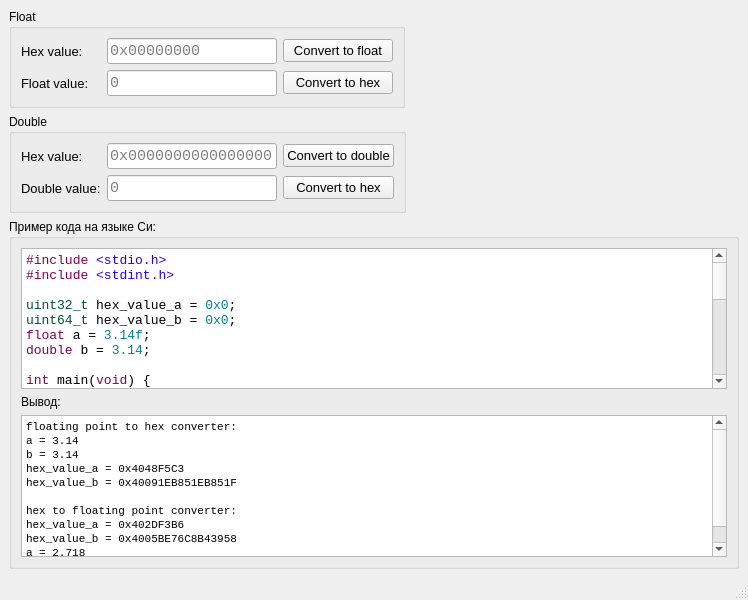
<?xml version="1.0" encoding="UTF-8"?>
<ui version="4.0">
 <class>hex_to_float_double</class>
 <widget class="QMainWindow" name="hex_to_float_double">
  <property name="geometry">
   <rect>
    <x>0</x>
    <y>0</y>
    <width>748</width>
    <height>600</height>
   </rect>
  </property>
  <property name="windowTitle">
   <string>HEX to Float/Double</string>
  </property>
  <property name="windowIcon">
   <iconset resource="images.qrc">
    <normaloff>:/app3.ico</normaloff>:/app3.ico</iconset>
  </property>
  <widget class="QWidget" name="centralwidget">
   <layout class="QVBoxLayout" name="verticalLayout_4">
    <item>
     <layout class="QHBoxLayout" name="horizontalLayout">
      <item>
       <widget class="QGroupBox" name="groupBox">
        <property name="title">
         <string>Float</string>
        </property>
        <layout class="QVBoxLayout" name="verticalLayout_2">
         <item>
          <layout class="QGridLayout" name="gridLayout">
           <item row="0" column="1">
            <widget class="QLineEdit" name="lineEdit_float_hex">
             <property name="sizePolicy">
              <sizepolicy hsizetype="Expanding" vsizetype="Fixed">
               <horstretch>0</horstretch>
               <verstretch>0</verstretch>
              </sizepolicy>
             </property>
             <property name="minimumSize">
              <size>
               <width>170</width>
               <height>0</height>
              </size>
             </property>
             <property name="maximumSize">
              <size>
               <width>500</width>
               <height>16777215</height>
              </size>
             </property>
             <property name="font">
              <font>
               <family>Consolas</family>
               <pointsize>11</pointsize>
              </font>
             </property>
             <property name="placeholderText">
              <string>0x00000000</string>
             </property>
            </widget>
           </item>
           <item row="1" column="1">
            <widget class="QLineEdit" name="lineEdit_float_value">
             <property name="sizePolicy">
              <sizepolicy hsizetype="Expanding" vsizetype="Fixed">
               <horstretch>0</horstretch>
               <verstretch>0</verstretch>
              </sizepolicy>
             </property>
             <property name="minimumSize">
              <size>
               <width>170</width>
               <height>0</height>
              </size>
             </property>
             <property name="maximumSize">
              <size>
               <width>500</width>
               <height>16777215</height>
              </size>
             </property>
             <property name="font">
              <font>
               <family>Consolas</family>
               <pointsize>11</pointsize>
              </font>
             </property>
             <property name="text">
              <string/>
             </property>
             <property name="placeholderText">
              <string>0</string>
             </property>
            </widget>
           </item>
           <item row="1" column="2">
            <widget class="QPushButton" name="pushButton_convert_to_hex_f">
             <property name="sizePolicy">
              <sizepolicy hsizetype="Expanding" vsizetype="Fixed">
               <horstretch>0</horstretch>
               <verstretch>0</verstretch>
              </sizepolicy>
             </property>
             <property name="minimumSize">
              <size>
               <width>110</width>
               <height>0</height>
              </size>
             </property>
             <property name="maximumSize">
              <size>
               <width>500</width>
               <height>16777215</height>
              </size>
             </property>
             <property name="font">
              <font>
               <pointsize>10</pointsize>
              </font>
             </property>
             <property name="text">
              <string>Convert to hex</string>
             </property>
            </widget>
           </item>
           <item row="0" column="0">
            <widget class="QLabel" name="label">
             <property name="sizePolicy">
              <sizepolicy hsizetype="Expanding" vsizetype="Preferred">
               <horstretch>0</horstretch>
               <verstretch>0</verstretch>
              </sizepolicy>
             </property>
             <property name="minimumSize">
              <size>
               <width>80</width>
               <height>0</height>
              </size>
             </property>
             <property name="maximumSize">
              <size>
               <width>100</width>
               <height>16777215</height>
              </size>
             </property>
             <property name="font">
              <font>
               <pointsize>10</pointsize>
              </font>
             </property>
             <property name="text">
              <string>Hex value:</string>
             </property>
            </widget>
           </item>
           <item row="1" column="0">
            <widget class="QLabel" name="label_2">
             <property name="sizePolicy">
              <sizepolicy hsizetype="Expanding" vsizetype="Preferred">
               <horstretch>0</horstretch>
               <verstretch>0</verstretch>
              </sizepolicy>
             </property>
             <property name="minimumSize">
              <size>
               <width>80</width>
               <height>0</height>
              </size>
             </property>
             <property name="maximumSize">
              <size>
               <width>100</width>
               <height>16777215</height>
              </size>
             </property>
             <property name="font">
              <font>
               <pointsize>10</pointsize>
              </font>
             </property>
             <property name="text">
              <string>Float value:</string>
             </property>
            </widget>
           </item>
           <item row="0" column="2">
            <widget class="QPushButton" name="pushButton_convert_to_float">
             <property name="sizePolicy">
              <sizepolicy hsizetype="Expanding" vsizetype="Fixed">
               <horstretch>0</horstretch>
               <verstretch>0</verstretch>
              </sizepolicy>
             </property>
             <property name="minimumSize">
              <size>
               <width>110</width>
               <height>0</height>
              </size>
             </property>
             <property name="maximumSize">
              <size>
               <width>500</width>
               <height>16777215</height>
              </size>
             </property>
             <property name="font">
              <font>
               <pointsize>10</pointsize>
              </font>
             </property>
             <property name="text">
              <string>Convert to float</string>
             </property>
            </widget>
           </item>
          </layout>
         </item>
        </layout>
       </widget>
      </item>
      <item>
       <spacer name="horizontalSpacer">
        <property name="orientation">
         <enum>Qt::Horizontal</enum>
        </property>
        <property name="sizeHint" stdset="0">
         <size>
          <width>40</width>
          <height>20</height>
         </size>
        </property>
       </spacer>
      </item>
     </layout>
    </item>
    <item>
     <layout class="QHBoxLayout" name="horizontalLayout_2">
      <item>
       <widget class="QGroupBox" name="groupBox_2">
        <property name="title">
         <string>Double</string>
        </property>
        <layout class="QVBoxLayout" name="verticalLayout">
         <item>
          <layout class="QGridLayout" name="gridLayout_2">
           <item row="0" column="1">
            <widget class="QLineEdit" name="lineEdit_Double_hex">
             <property name="sizePolicy">
              <sizepolicy hsizetype="Expanding" vsizetype="Fixed">
               <horstretch>0</horstretch>
               <verstretch>0</verstretch>
              </sizepolicy>
             </property>
             <property name="minimumSize">
              <size>
               <width>170</width>
               <height>0</height>
              </size>
             </property>
             <property name="maximumSize">
              <size>
               <width>500</width>
               <height>16777215</height>
              </size>
             </property>
             <property name="font">
              <font>
               <family>Consolas</family>
               <pointsize>11</pointsize>
              </font>
             </property>
             <property name="placeholderText">
              <string>0x0000000000000000</string>
             </property>
            </widget>
           </item>
           <item row="1" column="0">
            <widget class="QLabel" name="label_4">
             <property name="sizePolicy">
              <sizepolicy hsizetype="Expanding" vsizetype="Preferred">
               <horstretch>0</horstretch>
               <verstretch>0</verstretch>
              </sizepolicy>
             </property>
             <property name="minimumSize">
              <size>
               <width>80</width>
               <height>0</height>
              </size>
             </property>
             <property name="maximumSize">
              <size>
               <width>100</width>
               <height>16777215</height>
              </size>
             </property>
             <property name="font">
              <font>
               <pointsize>10</pointsize>
              </font>
             </property>
             <property name="text">
              <string>Double value:</string>
             </property>
            </widget>
           </item>
           <item row="1" column="2">
            <widget class="QPushButton" name="pushButton_Convert_to_hex_d">
             <property name="sizePolicy">
              <sizepolicy hsizetype="Expanding" vsizetype="Fixed">
               <horstretch>0</horstretch>
               <verstretch>0</verstretch>
              </sizepolicy>
             </property>
             <property name="minimumSize">
              <size>
               <width>110</width>
               <height>0</height>
              </size>
             </property>
             <property name="maximumSize">
              <size>
               <width>500</width>
               <height>16777215</height>
              </size>
             </property>
             <property name="font">
              <font>
               <pointsize>10</pointsize>
              </font>
             </property>
             <property name="text">
              <string>Convert to hex</string>
             </property>
            </widget>
           </item>
           <item row="0" column="0">
            <widget class="QLabel" name="label_3">
             <property name="sizePolicy">
              <sizepolicy hsizetype="Expanding" vsizetype="Preferred">
               <horstretch>0</horstretch>
               <verstretch>0</verstretch>
              </sizepolicy>
             </property>
             <property name="minimumSize">
              <size>
               <width>80</width>
               <height>0</height>
              </size>
             </property>
             <property name="maximumSize">
              <size>
               <width>100</width>
               <height>16777215</height>
              </size>
             </property>
             <property name="font">
              <font>
               <pointsize>10</pointsize>
              </font>
             </property>
             <property name="text">
              <string>Hex value:</string>
             </property>
            </widget>
           </item>
           <item row="1" column="1">
            <widget class="QLineEdit" name="lineEdit_Double_value">
             <property name="sizePolicy">
              <sizepolicy hsizetype="Expanding" vsizetype="Fixed">
               <horstretch>0</horstretch>
               <verstretch>0</verstretch>
              </sizepolicy>
             </property>
             <property name="minimumSize">
              <size>
               <width>170</width>
               <height>0</height>
              </size>
             </property>
             <property name="maximumSize">
              <size>
               <width>500</width>
               <height>16777215</height>
              </size>
             </property>
             <property name="font">
              <font>
               <family>Consolas</family>
               <pointsize>11</pointsize>
              </font>
             </property>
             <property name="text">
              <string/>
             </property>
             <property name="placeholderText">
              <string>0</string>
             </property>
            </widget>
           </item>
           <item row="0" column="2">
            <widget class="QPushButton" name="pushButton_convert_to_double">
             <property name="sizePolicy">
              <sizepolicy hsizetype="Expanding" vsizetype="Fixed">
               <horstretch>0</horstretch>
               <verstretch>0</verstretch>
              </sizepolicy>
             </property>
             <property name="minimumSize">
              <size>
               <width>110</width>
               <height>0</height>
              </size>
             </property>
             <property name="maximumSize">
              <size>
               <width>500</width>
               <height>16777215</height>
              </size>
             </property>
             <property name="font">
              <font>
               <pointsize>10</pointsize>
              </font>
             </property>
             <property name="text">
              <string>Convert to double</string>
             </property>
            </widget>
           </item>
          </layout>
         </item>
        </layout>
       </widget>
      </item>
      <item>
       <spacer name="horizontalSpacer_2">
        <property name="orientation">
         <enum>Qt::Horizontal</enum>
        </property>
        <property name="sizeHint" stdset="0">
         <size>
          <width>40</width>
          <height>20</height>
         </size>
        </property>
       </spacer>
      </item>
     </layout>
    </item>
    <item>
     <widget class="QGroupBox" name="groupBox_3">
      <property name="title">
       <string>Пример кода на языке Си:</string>
      </property>
      <layout class="QVBoxLayout" name="verticalLayout_3">
       <item>
        <widget class="QTextBrowser" name="textBrowser">
         <property name="font">
          <font>
           <family>Consolas</family>
           <pointsize>10</pointsize>
          </font>
         </property>
         <property name="html">
          <string>&lt;!DOCTYPE HTML PUBLIC &quot;-//W3C//DTD HTML 4.0//EN&quot; &quot;http://www.w3.org/TR/REC-html40/strict.dtd&quot;&gt;
&lt;html&gt;&lt;head&gt;&lt;meta name=&quot;qrichtext&quot; content=&quot;1&quot; /&gt;&lt;style type=&quot;text/css&quot;&gt;
p, li { white-space: pre-wrap; }
&lt;/style&gt;&lt;/head&gt;&lt;body style=&quot; font-family:'Consolas'; font-size:10pt; font-weight:400; font-style:normal;&quot;&gt;
&lt;p style=&quot; margin-top:0px; margin-bottom:0px; margin-left:0px; margin-right:0px; -qt-block-indent:0; text-indent:0px;&quot;&gt;&lt;span style=&quot; color:#7f0055;&quot;&gt;#include &lt;/span&gt;&lt;span style=&quot; color:#2800e6;&quot;&gt;&amp;lt;stdio.h&amp;gt;&lt;/span&gt;&lt;/p&gt;
&lt;p style=&quot; margin-top:0px; margin-bottom:0px; margin-left:0px; margin-right:0px; -qt-block-indent:0; text-indent:0px;&quot;&gt;&lt;span style=&quot; color:#7f0055;&quot;&gt;#include&lt;/span&gt;&lt;span style=&quot; color:#aa00ff;&quot;&gt; &lt;/span&gt;&lt;span style=&quot; color:#2800e6;&quot;&gt;&amp;lt;stdint.h&amp;gt;&lt;/span&gt;&lt;/p&gt;
&lt;p style=&quot; margin-top:0px; margin-bottom:0px; margin-left:0px; margin-right:0px; -qt-block-indent:0; text-indent:0px;&quot;&gt;&lt;span style=&quot; color:#aa00ff;&quot;&gt; &lt;/span&gt;&lt;/p&gt;
&lt;p style=&quot; margin-top:0px; margin-bottom:0px; margin-left:0px; margin-right:0px; -qt-block-indent:0; text-indent:0px;&quot;&gt;&lt;span style=&quot; color:#005032;&quot;&gt;uint32_t&lt;/span&gt;&lt;span style=&quot; color:#000000;&quot;&gt; hex_value_a = &lt;/span&gt;&lt;span style=&quot; color:#008092;&quot;&gt;0x0&lt;/span&gt;&lt;span style=&quot; color:#000000;&quot;&gt;;&lt;/span&gt;&lt;/p&gt;
&lt;p style=&quot; margin-top:0px; margin-bottom:0px; margin-left:0px; margin-right:0px; -qt-block-indent:0; text-indent:0px;&quot;&gt;&lt;span style=&quot; color:#005032;&quot;&gt;uint64_t&lt;/span&gt;&lt;span style=&quot; color:#000000;&quot;&gt; hex_value_b = &lt;/span&gt;&lt;span style=&quot; color:#008092;&quot;&gt;0x0&lt;/span&gt;&lt;span style=&quot; color:#000000;&quot;&gt;;&lt;/span&gt;&lt;/p&gt;
&lt;p style=&quot; margin-top:0px; margin-bottom:0px; margin-left:0px; margin-right:0px; -qt-block-indent:0; text-indent:0px;&quot;&gt;&lt;span style=&quot; color:#7f0055;&quot;&gt;float&lt;/span&gt;&lt;span style=&quot; color:#000000;&quot;&gt; a = &lt;/span&gt;&lt;span style=&quot; color:#008092;&quot;&gt;3.14f&lt;/span&gt;&lt;span style=&quot; color:#000000;&quot;&gt;;&lt;/span&gt;&lt;/p&gt;
&lt;p style=&quot; margin-top:0px; margin-bottom:0px; margin-left:0px; margin-right:0px; -qt-block-indent:0; text-indent:0px;&quot;&gt;&lt;span style=&quot; color:#7f0055;&quot;&gt;double&lt;/span&gt;&lt;span style=&quot; color:#000000;&quot;&gt; b = &lt;/span&gt;&lt;span style=&quot; color:#008092;&quot;&gt;3.14&lt;/span&gt;&lt;span style=&quot; color:#000000;&quot;&gt;;&lt;/span&gt;&lt;/p&gt;
&lt;p style=&quot;-qt-paragraph-type:empty; margin-top:0px; margin-bottom:0px; margin-left:0px; margin-right:0px; -qt-block-indent:0; text-indent:0px; color:#000000;&quot;&gt;&lt;br /&gt;&lt;/p&gt;
&lt;p style=&quot; margin-top:0px; margin-bottom:0px; margin-left:0px; margin-right:0px; -qt-block-indent:0; text-indent:0px;&quot;&gt;&lt;span style=&quot; color:#7f0055;&quot;&gt;int&lt;/span&gt;&lt;span style=&quot; color:#000000;&quot;&gt; main(&lt;/span&gt;&lt;span style=&quot; color:#7f0055;&quot;&gt;void&lt;/span&gt;&lt;span style=&quot; color:#000000;&quot;&gt;) {&lt;/span&gt;&lt;/p&gt;
&lt;p style=&quot; margin-top:0px; margin-bottom:0px; margin-left:0px; margin-right:0px; -qt-block-indent:0; text-indent:0px;&quot;&gt;&lt;span style=&quot; color:#000000;&quot;&gt;    printf(&lt;/span&gt;&lt;span style=&quot; color:#2800e6;&quot;&gt;&amp;quot;floating point to hex converter:\r\n&amp;quot;&lt;/span&gt;&lt;span style=&quot; color:#000000;&quot;&gt;);&lt;/span&gt;&lt;/p&gt;
&lt;p style=&quot; margin-top:0px; margin-bottom:0px; margin-left:0px; margin-right:0px; -qt-block-indent:0; text-indent:0px;&quot;&gt;&lt;span style=&quot; color:#000000;&quot;&gt;    printf(&lt;/span&gt;&lt;span style=&quot; color:#2800e6;&quot;&gt;&amp;quot;a = %.2f\r\n&amp;quot;&lt;/span&gt;&lt;span style=&quot; color:#000000;&quot;&gt;, a);&lt;/span&gt;&lt;/p&gt;
&lt;p style=&quot; margin-top:0px; margin-bottom:0px; margin-left:0px; margin-right:0px; -qt-block-indent:0; text-indent:0px;&quot;&gt;&lt;span style=&quot; color:#000000;&quot;&gt;    printf(&lt;/span&gt;&lt;span style=&quot; color:#2800e6;&quot;&gt;&amp;quot;b = %.2f\r\n&amp;quot;&lt;/span&gt;&lt;span style=&quot; color:#000000;&quot;&gt;, b);&lt;/span&gt;&lt;/p&gt;
&lt;p style=&quot; margin-top:0px; margin-bottom:0px; margin-left:0px; margin-right:0px; -qt-block-indent:0; text-indent:0px;&quot;&gt;&lt;span style=&quot; color:#000000;&quot;&gt;    hex_value_a = *((uint32_t*)&amp;amp;a);&lt;/span&gt;&lt;/p&gt;
&lt;p style=&quot; margin-top:0px; margin-bottom:0px; margin-left:0px; margin-right:0px; -qt-block-indent:0; text-indent:0px;&quot;&gt;&lt;span style=&quot; color:#000000;&quot;&gt;    hex_value_b = *((uint64_t*)&amp;amp;b);&lt;/span&gt;&lt;/p&gt;
&lt;p style=&quot; margin-top:0px; margin-bottom:0px; margin-left:0px; margin-right:0px; -qt-block-indent:0; text-indent:0px;&quot;&gt;&lt;span style=&quot; color:#000000;&quot;&gt;    printf(&lt;/span&gt;&lt;span style=&quot; color:#2800e6;&quot;&gt;&amp;quot;hex_value_a = 0x%X\r\n&amp;quot;&lt;/span&gt;&lt;span style=&quot; color:#000000;&quot;&gt;, hex_value_a);&lt;/span&gt;&lt;/p&gt;
&lt;p style=&quot; margin-top:0px; margin-bottom:0px; margin-left:0px; margin-right:0px; -qt-block-indent:0; text-indent:0px;&quot;&gt;&lt;span style=&quot; color:#000000;&quot;&gt;    printf(&lt;/span&gt;&lt;span style=&quot; color:#2800e6;&quot;&gt;&amp;quot;hex_value_b = 0x%lX\r\n&amp;quot;&lt;/span&gt;&lt;span style=&quot; color:#000000;&quot;&gt;, hex_value_b);&lt;/span&gt;&lt;/p&gt;
&lt;p style=&quot; margin-top:0px; margin-bottom:0px; margin-left:0px; margin-right:0px; -qt-block-indent:0; text-indent:0px;&quot;&gt;&lt;span style=&quot; color:#000000;&quot;&gt;    &lt;/span&gt;&lt;/p&gt;
&lt;p style=&quot; margin-top:0px; margin-bottom:0px; margin-left:0px; margin-right:0px; -qt-block-indent:0; text-indent:0px;&quot;&gt;&lt;span style=&quot; color:#000000;&quot;&gt;    printf(&lt;/span&gt;&lt;span style=&quot; color:#2800e6;&quot;&gt;&amp;quot;\r\nhex to floating point converter:\r\n&amp;quot;&lt;/span&gt;&lt;span style=&quot; color:#000000;&quot;&gt;);&lt;/span&gt;&lt;/p&gt;
&lt;p style=&quot; margin-top:0px; margin-bottom:0px; margin-left:0px; margin-right:0px; -qt-block-indent:0; text-indent:0px;&quot;&gt;&lt;span style=&quot; color:#000000;&quot;&gt;    hex_value_a = &lt;/span&gt;&lt;span style=&quot; color:#008092;&quot;&gt;0x402DF3B6&lt;/span&gt;&lt;span style=&quot; color:#000000;&quot;&gt;;&lt;/span&gt;&lt;/p&gt;
&lt;p style=&quot; margin-top:0px; margin-bottom:0px; margin-left:0px; margin-right:0px; -qt-block-indent:0; text-indent:0px;&quot;&gt;&lt;span style=&quot; color:#000000;&quot;&gt;    hex_value_b = &lt;/span&gt;&lt;span style=&quot; color:#008092;&quot;&gt;0x4005BE76C8B43958&lt;/span&gt;&lt;span style=&quot; color:#000000;&quot;&gt;;&lt;/span&gt;&lt;/p&gt;
&lt;p style=&quot; margin-top:0px; margin-bottom:0px; margin-left:0px; margin-right:0px; -qt-block-indent:0; text-indent:0px;&quot;&gt;&lt;span style=&quot; color:#000000;&quot;&gt;    printf(&lt;/span&gt;&lt;span style=&quot; color:#2800e6;&quot;&gt;&amp;quot;hex_value_a = 0x%X\r\n&amp;quot;&lt;/span&gt;&lt;span style=&quot; color:#000000;&quot;&gt;, hex_value_a);&lt;/span&gt;&lt;/p&gt;
&lt;p style=&quot; margin-top:0px; margin-bottom:0px; margin-left:0px; margin-right:0px; -qt-block-indent:0; text-indent:0px;&quot;&gt;&lt;span style=&quot; color:#000000;&quot;&gt;    printf(&lt;/span&gt;&lt;span style=&quot; color:#2800e6;&quot;&gt;&amp;quot;hex_value_b = 0x%lX\r\n&amp;quot;&lt;/span&gt;&lt;span style=&quot; color:#000000;&quot;&gt;, hex_value_b);&lt;/span&gt;&lt;/p&gt;
&lt;p style=&quot; margin-top:0px; margin-bottom:0px; margin-left:0px; margin-right:0px; -qt-block-indent:0; text-indent:0px;&quot;&gt;&lt;span style=&quot; color:#000000;&quot;&gt;    a = *((float*)&amp;amp;hex_value_a);&lt;/span&gt;&lt;/p&gt;
&lt;p style=&quot; margin-top:0px; margin-bottom:0px; margin-left:0px; margin-right:0px; -qt-block-indent:0; text-indent:0px;&quot;&gt;&lt;span style=&quot; color:#000000;&quot;&gt;    b = *((double*)&amp;amp;hex_value_b);&lt;/span&gt;&lt;/p&gt;
&lt;p style=&quot; margin-top:0px; margin-bottom:0px; margin-left:0px; margin-right:0px; -qt-block-indent:0; text-indent:0px;&quot;&gt;&lt;span style=&quot; color:#000000;&quot;&gt;    printf(&lt;/span&gt;&lt;span style=&quot; color:#2800e6;&quot;&gt;&amp;quot;a = %.3f\r\n&amp;quot;&lt;/span&gt;&lt;span style=&quot; color:#000000;&quot;&gt;, a);&lt;/span&gt;&lt;/p&gt;
&lt;p style=&quot; margin-top:0px; margin-bottom:0px; margin-left:0px; margin-right:0px; -qt-block-indent:0; text-indent:0px;&quot;&gt;&lt;span style=&quot; color:#000000;&quot;&gt;    printf(&lt;/span&gt;&lt;span style=&quot; color:#2800e6;&quot;&gt;&amp;quot;b = %.3f\r\n&amp;quot;&lt;/span&gt;&lt;span style=&quot; color:#000000;&quot;&gt;, b);&lt;/span&gt;&lt;/p&gt;
&lt;p style=&quot; margin-top:0px; margin-bottom:0px; margin-left:0px; margin-right:0px; -qt-block-indent:0; text-indent:0px;&quot;&gt;&lt;span style=&quot; color:#000000;&quot;&gt;}&lt;/span&gt;&lt;/p&gt;
&lt;p style=&quot;-qt-paragraph-type:empty; margin-top:0px; margin-bottom:0px; margin-left:0px; margin-right:0px; -qt-block-indent:0; text-indent:0px; color:#5500ff;&quot;&gt;&lt;br /&gt;&lt;/p&gt;&lt;/body&gt;&lt;/html&gt;</string>
         </property>
        </widget>
       </item>
       <item>
        <widget class="QLabel" name="label_10">
         <property name="text">
          <string>Вывод:</string>
         </property>
        </widget>
       </item>
       <item>
        <widget class="QTextBrowser" name="textBrowser_2">
         <property name="sizePolicy">
          <sizepolicy hsizetype="Expanding" vsizetype="Maximum">
           <horstretch>0</horstretch>
           <verstretch>0</verstretch>
          </sizepolicy>
         </property>
         <property name="maximumSize">
          <size>
           <width>16777215</width>
           <height>200</height>
          </size>
         </property>
         <property name="font">
          <font>
           <family>Consolas</family>
           <pointsize>11</pointsize>
          </font>
         </property>
         <property name="html">
          <string>&lt;!DOCTYPE HTML PUBLIC &quot;-//W3C//DTD HTML 4.0//EN&quot; &quot;http://www.w3.org/TR/REC-html40/strict.dtd&quot;&gt;
&lt;html&gt;&lt;head&gt;&lt;meta name=&quot;qrichtext&quot; content=&quot;1&quot; /&gt;&lt;style type=&quot;text/css&quot;&gt;
p, li { white-space: pre-wrap; }
&lt;/style&gt;&lt;/head&gt;&lt;body style=&quot; font-family:'Consolas'; font-size:11pt; font-weight:400; font-style:normal;&quot;&gt;
&lt;p style=&quot; margin-top:0px; margin-bottom:0px; margin-left:0px; margin-right:0px; -qt-block-indent:0; text-indent:0px;&quot;&gt;&lt;span style=&quot; font-family:'MS Shell Dlg 2'; font-size:8.25pt;&quot;&gt;floating point to hex converter:&lt;/span&gt;&lt;/p&gt;
&lt;p style=&quot; margin-top:0px; margin-bottom:0px; margin-left:0px; margin-right:0px; -qt-block-indent:0; text-indent:0px;&quot;&gt;&lt;span style=&quot; font-family:'MS Shell Dlg 2'; font-size:8.25pt;&quot;&gt;a = 3.14&lt;/span&gt;&lt;/p&gt;
&lt;p style=&quot; margin-top:0px; margin-bottom:0px; margin-left:0px; margin-right:0px; -qt-block-indent:0; text-indent:0px;&quot;&gt;&lt;span style=&quot; font-family:'MS Shell Dlg 2'; font-size:8.25pt;&quot;&gt;b = 3.14&lt;/span&gt;&lt;/p&gt;
&lt;p style=&quot; margin-top:0px; margin-bottom:0px; margin-left:0px; margin-right:0px; -qt-block-indent:0; text-indent:0px;&quot;&gt;&lt;span style=&quot; font-family:'MS Shell Dlg 2'; font-size:8.25pt;&quot;&gt;hex_value_a = 0x4048F5C3&lt;/span&gt;&lt;/p&gt;
&lt;p style=&quot; margin-top:0px; margin-bottom:0px; margin-left:0px; margin-right:0px; -qt-block-indent:0; text-indent:0px;&quot;&gt;&lt;span style=&quot; font-family:'MS Shell Dlg 2'; font-size:8.25pt;&quot;&gt;hex_value_b = 0x40091EB851EB851F&lt;/span&gt;&lt;/p&gt;
&lt;p style=&quot;-qt-paragraph-type:empty; margin-top:0px; margin-bottom:0px; margin-left:0px; margin-right:0px; -qt-block-indent:0; text-indent:0px; font-family:'MS Shell Dlg 2'; font-size:8.25pt;&quot;&gt;&lt;br /&gt;&lt;/p&gt;
&lt;p style=&quot; margin-top:0px; margin-bottom:0px; margin-left:0px; margin-right:0px; -qt-block-indent:0; text-indent:0px;&quot;&gt;&lt;span style=&quot; font-family:'MS Shell Dlg 2'; font-size:8.25pt;&quot;&gt;hex to floating point converter:&lt;/span&gt;&lt;/p&gt;
&lt;p style=&quot; margin-top:0px; margin-bottom:0px; margin-left:0px; margin-right:0px; -qt-block-indent:0; text-indent:0px;&quot;&gt;&lt;span style=&quot; font-family:'MS Shell Dlg 2'; font-size:8.25pt;&quot;&gt;hex_value_a = 0x402DF3B6&lt;/span&gt;&lt;/p&gt;
&lt;p style=&quot; margin-top:0px; margin-bottom:0px; margin-left:0px; margin-right:0px; -qt-block-indent:0; text-indent:0px;&quot;&gt;&lt;span style=&quot; font-family:'MS Shell Dlg 2'; font-size:8.25pt;&quot;&gt;hex_value_b = 0x4005BE76C8B43958&lt;/span&gt;&lt;/p&gt;
&lt;p style=&quot; margin-top:0px; margin-bottom:0px; margin-left:0px; margin-right:0px; -qt-block-indent:0; text-indent:0px;&quot;&gt;&lt;span style=&quot; font-family:'MS Shell Dlg 2'; font-size:8.25pt;&quot;&gt;a = 2.718&lt;/span&gt;&lt;/p&gt;
&lt;p style=&quot; margin-top:0px; margin-bottom:0px; margin-left:0px; margin-right:0px; -qt-block-indent:0; text-indent:0px;&quot;&gt;&lt;span style=&quot; font-family:'MS Shell Dlg 2'; font-size:8.25pt;&quot;&gt;b = 2.718 &lt;/span&gt;&lt;/p&gt;&lt;/body&gt;&lt;/html&gt;</string>
         </property>
        </widget>
       </item>
      </layout>
     </widget>
    </item>
   </layout>
  </widget>
  <widget class="QMenuBar" name="menubar">
   <property name="geometry">
    <rect>
     <x>0</x>
     <y>0</y>
     <width>748</width>
     <height>21</height>
    </rect>
   </property>
  </widget>
  <widget class="QStatusBar" name="statusbar"/>
 </widget>
 <resources>
  <include location="images.qrc"/>
 </resources>
 <connections/>
</ui>
